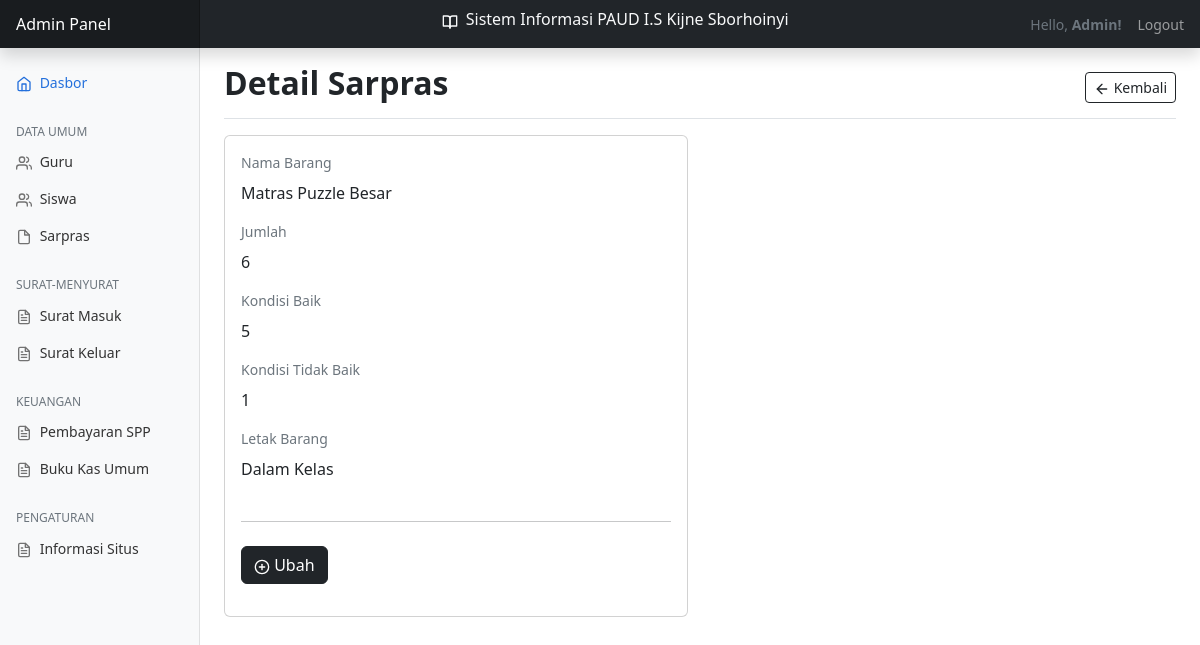
The app's page /?page=sarpras&action=detail&id=12 (signed in) with its own data.
### tables this page shows
CREATE TABLE `sarpras` (
  `id` int(11) NOT NULL,
  `nama_barang` varchar(150) NOT NULL,
  `jumlah` int(4) NOT NULL,
  `kondisi_baik` int(4) NOT NULL,
  `kondisi_tidak_baik` int(4) NOT NULL,
  `letak_barang` varchar(100) NOT NULL
);

### views/sarpras/detail.php (the view)
<main class="col-md-9 ms-sm-auto col-lg-10 px-md-4">
    <div
        class="d-flex justify-content-between flex-wrap flex-md-nowrap align-items-center pt-3 pb-2 mb-3 border-bottom">
        <h1 class="h2 fw-bold">Detail Sarpras</h1>
        <div class="btn-toolbar mb-2 mb-md-0">
            <a href="?page=sarpras" class="btn btn-sm btn-outline-dark">
                <span data-feather="arrow-left" class="align-text"></span> Kembali
            </a>
        </div>
    </div>
    <div class="row mb-5">
        <div class="col-lg-6">
            <div class="card">
                <div class="card-body">
                    <?php
                        include __DIR__ . '../../../config/database.php';
                        $id = $_GET['id'];
                        $rows = mysqli_fetch_assoc(mysqli_query($conn, "SELECT * FROM sarpras WHERE id = $id"));
                    ?>
                    <form action="#">
                        <div class="mb-3">
                            <label for="nama_barang" class="form-label text-muted">Nama Barang</label>
                            <p class="fs-6"><?php echo $rows['nama_barang']; ?></p>
                        </div>
                        <div class="mb-3">
                            <label for="jumlah" class="form-label text-muted">Jumlah</label>
                            <p class="fs-6"><?php echo $rows['jumlah']; ?></p>
                        </div>
                        <div class="mb-3">
                            <label for="kondisi_baik" class="form-label text-muted">Kondisi Baik</label>
                            <p class="fs-6"><?php echo $rows['kondisi_baik']; ?></p>
                        </div>
                        <div class="mb-3">
                            <label for="kondisi_tidak_baik" class="form-label text-muted">Kondisi Tidak Baik</label>
                            <p class="fs-6"><?php echo $rows['kondisi_tidak_baik']; ?></p>
                        </div>
                        <div class="mb-3">
                            <label for="letak_barang" class="form-label text-muted">Letak Barang</label>
                            <p class="fs-6"><?php echo $rows['letak_barang']; ?></p>
                        </div>
                        <div class="py-2">
                            <hr>
                        </div>
                        <div class="mb-3">
                            <a href="?page=sarpras&action=ubah&id=<?php echo $rows['id']; ?>" class="btn btn-dark">
                                <span data-feather="plus-circle" class="align-text"></span>
                                Ubah
                            </a>
                        </div>
                    </form>
                </div>
            </div>
        </div>
    </div>
</main>

### assets/css/style.css (style rules this page uses)
body { font-size: .875rem; }
.feather { width: 16px; height: 16px; }

### records on screen
sarpras: nama_barang "Matras Puzzle Besar", jumlah "6", kondisi_baik "5", kondisi_tidak_baik "1", letak_barang "Dalam Kelas"
